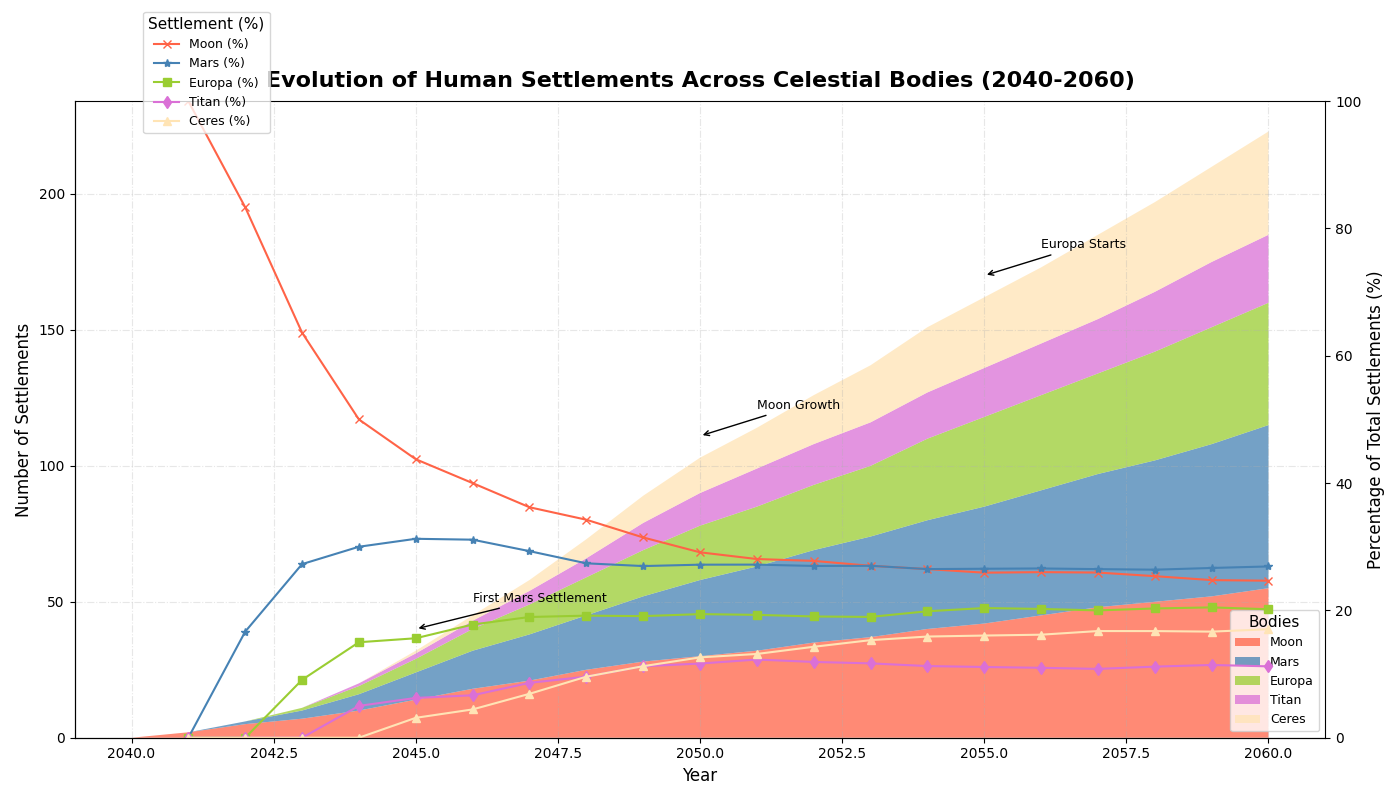

This chart was generated by the following Python code:
import matplotlib.pyplot as plt
import numpy as np

# Data setup
years = np.arange(2040, 2061)
moon = np.array([0, 2, 5, 7, 10, 14, 18, 21, 25, 28, 30, 32, 35, 37, 40, 42, 45, 48, 50, 52, 55])
mars = np.array([0, 0, 1, 3, 6, 10, 14, 17, 20, 24, 28, 31, 34, 37, 40, 43, 46, 49, 52, 56, 60])
europa = np.array([0, 0, 0, 1, 3, 5, 8, 11, 14, 17, 20, 22, 24, 26, 30, 33, 35, 37, 40, 43, 45])
titan = np.array([0, 0, 0, 0, 1, 2, 3, 5, 7, 10, 12, 14, 15, 16, 17, 18, 19, 20, 22, 24, 25])
ceres = np.array([0, 0, 0, 0, 0, 1, 2, 4, 7, 10, 13, 15, 18, 21, 24, 26, 28, 31, 33, 35, 38])

data = np.vstack([moon, mars, europa, titan, ceres])
# New color palette
colors = ['#FF6347', '#4682B4', '#9ACD32', '#DA70D6', '#FFE4B5']  # Tomato, SteelBlue, YellowGreen, Orchid, Moccasin

# Plotting
fig, ax = plt.subplots(figsize=(14, 8))
ax.stackplot(years, data, labels=['Moon', 'Mars', 'Europa', 'Titan', 'Ceres'], colors=colors, alpha=0.75)

# Titles and labels
ax.set_title("Evolution of Human Settlements Across Celestial Bodies (2040-2060)", fontsize=16, fontweight='bold', pad=10)
ax.set_xlabel("Year", fontsize=12)
ax.set_ylabel("Number of Settlements", fontsize=12)

# Legend, grid, and spines
ax.legend(loc='lower right', title="Bodies", fontsize=9, title_fontsize=11)
ax.grid(True, linestyle='-.', alpha=0.3)
ax.spines['top'].set_linewidth(0.5)
ax.spines['right'].set_linewidth(0.5)

# Annotations
annotations = {2045: "First Mars Settlement", 2050: "Moon Growth", 2055: "Europa Starts"}
for year, label in annotations.items():
    y_pos = data.sum(axis=0)[np.where(years == year)[0]][0] + 8
    ax.annotate(label, xy=(year, y_pos), xytext=(year + 1, y_pos + 10),
                arrowprops=dict(facecolor='grey', arrowstyle='->'), fontsize=9)

# Percentage calculations and second y-axis
total_settlements = moon + mars + europa + titan + ceres
perc_moon = 100 * moon / total_settlements
perc_mars = 100 * mars / total_settlements
perc_europa = 100 * europa / total_settlements
perc_titan = 100 * titan / total_settlements
perc_ceres = 100 * ceres / total_settlements

ax2 = ax.twinx()
ax2.plot(years, perc_moon, 'x-', color='#FF6347', label='Moon (%)')
ax2.plot(years, perc_mars, '*-', color='#4682B4', label='Mars (%)')
ax2.plot(years, perc_europa, 's-', color='#9ACD32', label='Europa (%)')
ax2.plot(years, perc_titan, 'd-', color='#DA70D6', label='Titan (%)')
ax2.plot(years, perc_ceres, '^-', color='#FFE4B5', label='Ceres (%)')
ax2.set_ylabel("Percentage of Total Settlements (%)", fontsize=12)
ax2.set_ylim(0, 100)
ax2.legend(loc='upper left', fontsize=9, bbox_to_anchor=(0.05, 1.15), title="Settlement (%)", title_fontsize=11)

plt.tight_layout()
plt.show()
